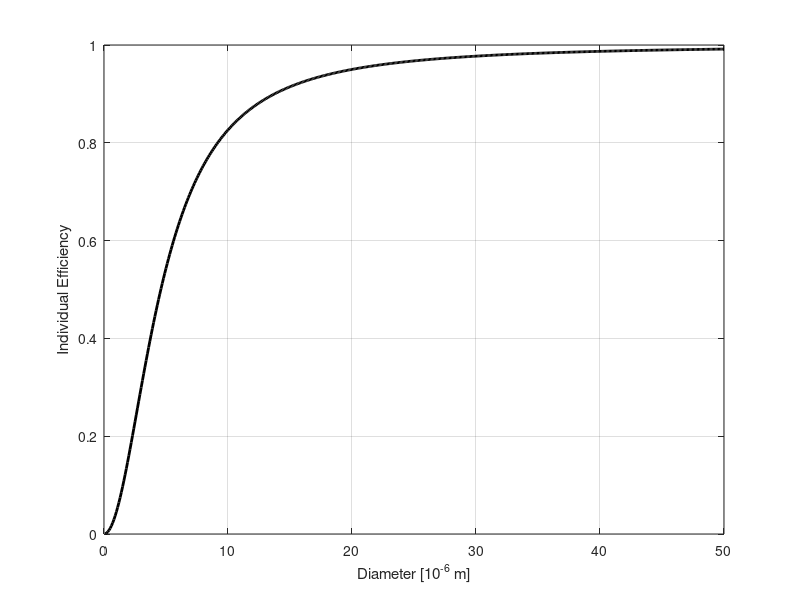

This figure's MATLAB source:
clear all

b = 9.81;
k = 0.095;
N = 3;
rhof = 0.7459;
mu = 2.577e-5;
rhos = 3000;
Dc = 0.508;
Bc = 0.25;
Hc = 0.5;
u = 15;
beta = 315;

Q = 3*u*Hc*Bc*Dc*Dc;
DS = 1e6*k*Dc*sqrt(mu/((Bc*Hc*Dc*u)*(rhos-rhof)));
eta = @(D) ((D/DS)^2)/(1+((D/DS)^2));
Uc = 4*Q/(3*pi*Dc*Dc);
deltap = @(U) beta*rhof*U*U/2;
P = @(delp) delp*Q/(746*0.5);

for i = 1:500
    Ds(i) = 1.e-1*(i);
    Ei(i) = eta(Ds(i));
end

Dp = fzero(@(D) eta(D)-0.95,[0 50]);
delp = deltap(Uc);
pot = P(delp);

fprintf('Capacity: \t\t\t\t\t%-10.6f m^3/s\n',Q);
fprintf('Particle diameter with efficiency of 95%%: \t%-10.6f µm\n',Dp);
fprintf('Potency (50%% efficiency): \t\t\t%-10.6f HP\n',pot);
plot(Ds,Ei,'linewidth',2,'-k');
xlabel('Diameter [10^{-6} m]');
ylabel('Individual Efficiency');grid;
